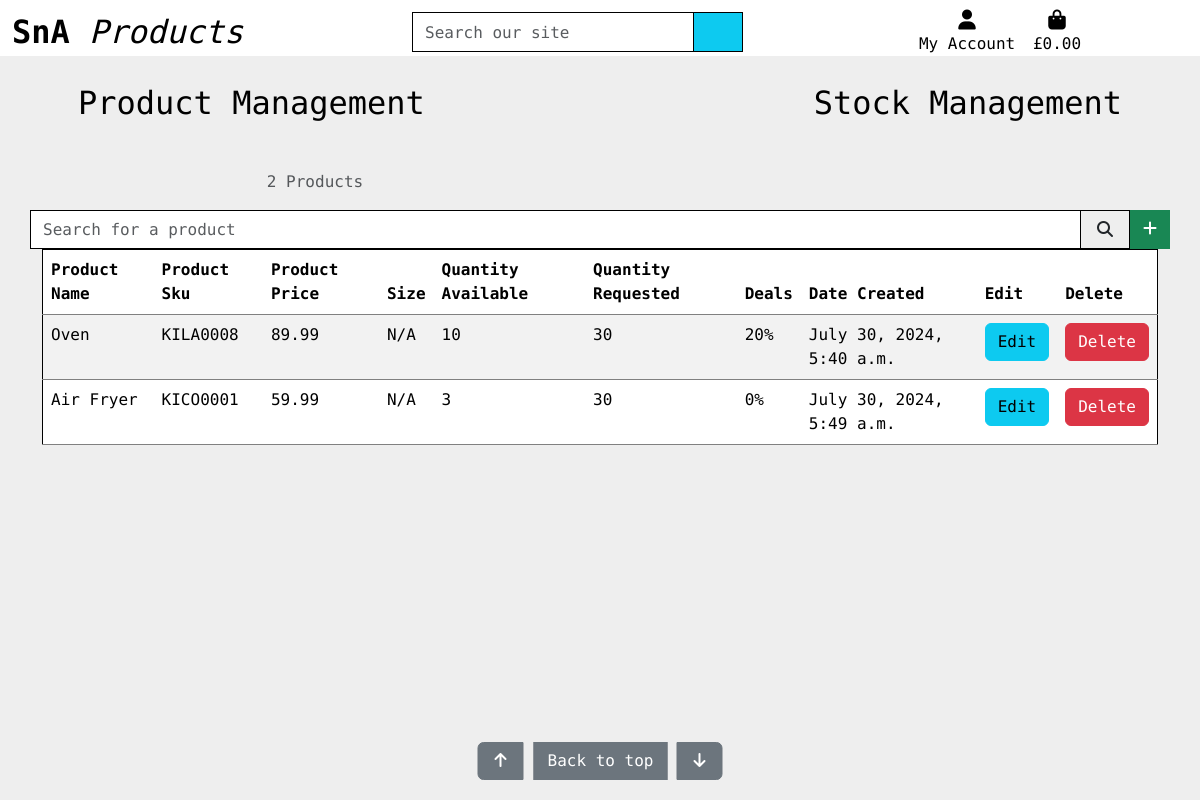
The app's page /products/stock/, older data.
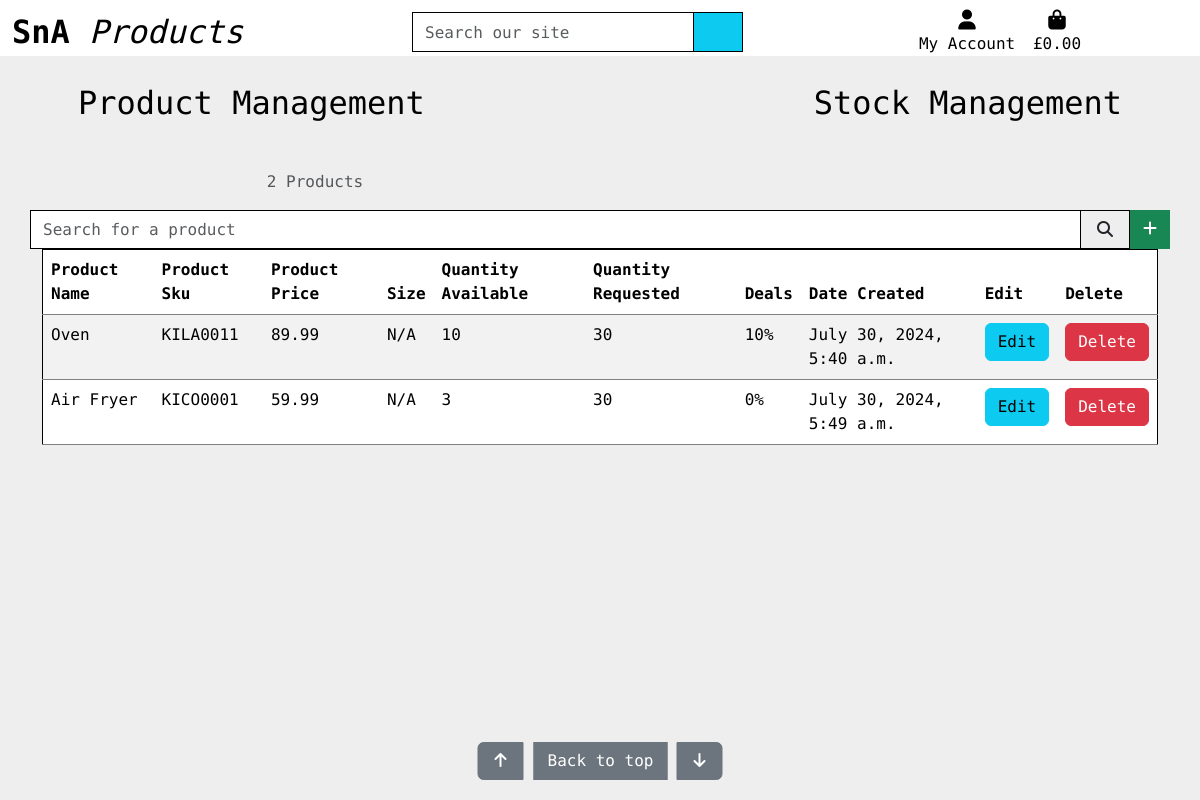
The same page, newer data.
### products/models.py (models this page shows, shortened)
class Stock(models.Model):
    product = models.ForeignKey(Product, on_delete=models.CASCADE,
                                related_name="Stock", blank=True, null=True)
    size = models.IntegerField(default=0, choices=SIZES)
    deal = models.IntegerField(default=0, choices=DEALS)
    date_created = models.DateTimeField(auto_now_add=True)
    quantity_available = models.IntegerField(default=0)
    quantity_requested = models.IntegerField(default=0)

class Product(models.Model):
    category = models.ForeignKey('Category', limit_choices_to={'type': 1},  null=True, blank=True,
                                 on_delete=models.SET_NULL, default=18)
    sku = models.CharField(max_length=254, unique=True, editable=False)
    name = models.CharField(max_length=254)
    description = models.TextField()
    price = models.DecimalField(max_digits=6, decimal_places=2)
    rating = models.DecimalField(max_digits=6, decimal_places=2, null=True, blank=True)
    image = CloudinaryField('image', default='placeholder')
    has_sizes = models.BooleanField(null=True, blank=True, default=False)
    discounted_price = models.DecimalField(max_digits=6, decimal_places=2, null=True, blank=True)

### products/views.py (the view, shortened to what this page needs)
# urls.py: path('stock/', views.stock, name='stock'),
def stock(request):
    query = None
    stock = Stock.objects.all()
    template = 'products/stock.html'
    context = {
        'stock': stock,
        'search_term': query,
    }
    return render(request, template, context)

### products/templates/products/stock.html (shortened to what this page needs)
{% extends "base.html" %}
{% load static %}
{% block content %}
    <div class="container-md px-4 py-1 d-flex justify-content-between">
        <h2 class="m-4"><a href="{% url 'manage_products' %}" class="no-link-decoration">Product Management</a></h2>
        <h2 class="m-4"><a href="{%  url 'stock' %}" class="no-link-decoration"> Stock Management</a></h2>
    </div>
    <div class="container container-fluid">
        <div class="row overlay-button">
            <div class="btn-group" role="group" aria-label="Button group to move up one row, to the top of the page, or down one row">
                <button class="btn btn-secondary top-button edge-button scroll-up"><i class="fa-solid fa-arrow-up"></i></button>
                <button class="btn btn-secondary top-button" id="to-top"> Back to top </button>
                <button class="btn btn-secondary top-button edge-button scroll-down"><i class="fa-solid fa-arrow-down"></i></button>
            </div>
        </div>
        <div class="row mt-1">
            <div class="col-12 col-md-6 order-md-first">
                <p class="text-muted mt-3 text-center text-md-left">
                    {{ stock|length }} Products{% if search_term %} found for <strong>"{{ search_term }}"</strong>{% endif %}
                </p>
            </div>
        </div>
        <div class="row">
            <form method="GET" class="p-0 px-lg-3gi" action="{% url 'stock' %}">
              <div class="input-group">
                <input class="form-control border border-black rounded-0" type="text" name="manage_search" placeholder="Search for a product">
                <div class="input-group-append d-flex justify-content-between">
                  <button class="form-control btn border border-black rounded-0" type="submit">
                    <span class="icon">
                      <i class="fa-solid fa-magnifying-glass"></i>
                    </span>
                  </button>
                <a class="btn btn-success rounded-0" href="{% url 'add_stock' %}"><i class="fa-solid fa-plus"></i></a>
                </div>
              </div>
            </form>
        </div>
        <table class="table table-striped border-black">
            <thead>
                <tr>
                    <th scope="col">Product Name</th>
                    <th scope="col">Product Sku</th>
                    <th scope="col" class="d-none d-lg-table-cell">Product Price</th>
                    <th scope="col" class="d-none d-lg-table-cell">Size</th>
                    <th scope="col" class="d-none d-lg-table-cell">Quantity Available</th>
                    <th scope="col" class="d-none d-lg-table-cell">Quantity Requested</th>
                    <th scope="col" class="d-none d-lg-table-cell">Deals</th>
                    <th scope="col" class="d-none d-lg-table-cell">Date Created</th>
                    <th scope="col">Edit</th>
                    <th scope="col">Delete</th>
                </tr>
            </thead>
            {% for stock in stock %}
            <tr>
                <td><a href="{% url 'product_detail' stock.product.id %}" class="no-link-decoration"> {{ stock.product.name }} </a></td>
                <td>{{ stock.product.sku }}</td>
                <td class="d-none d-lg-table-cell">{{ stock.product.price }}</td>
                <td class="d-none d-lg-table-cell">{% if stock.product.has_sizes %}{{ stock.size }}{% else %}N/A{% endif %}</td>
                <td class="d-none d-lg-table-cell">{{ stock.quantity_available }}</td>
                <td class="d-none d-lg-table-cell">{{ stock.quantity_requested }}</td>
                <td class="d-none d-lg-table-cell">{{ stock.get_deal_display }}%</td>
                <td class="d-none d-lg-table-cell">{{ stock.date_created }}</td>
                <td><a class="btn btn-info" href="{% url 'edit_stock' stock.id %}">Edit</a></td>
                <td><a class="btn btn-danger" href="{% url 'delete_stock' stock.id %}">Delete</a></td>
            </tr>
            {% endfor %}
        </table>
    </div>
{% endblock content %}

Row changes from the older to the newer data that the page shows:
changed Stock "Oven": product.sku "KILA0008" → "KILA0011"; deal "20" → "10"
